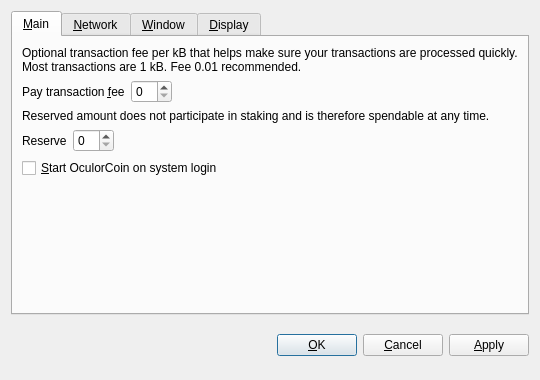
<?xml version="1.0" encoding="UTF-8"?>
<ui version="4.0">
 <class>OptionsDialog</class>
 <widget class="QDialog" name="OptionsDialog">
  <property name="geometry">
   <rect>
    <x>0</x>
    <y>0</y>
    <width>540</width>
    <height>380</height>
   </rect>
  </property>
  <property name="windowTitle">
   <string>Options</string>
  </property>
  <property name="modal">
   <bool>true</bool>
  </property>
  <layout class="QVBoxLayout" name="verticalLayout">
   <item>
    <widget class="QTabWidget" name="tabWidget">
     <property name="tabPosition">
      <enum>QTabWidget::North</enum>
     </property>
     <property name="currentIndex">
      <number>0</number>
     </property>
     <widget class="QWidget" name="tabMain">
      <attribute name="title">
       <string>&amp;Main</string>
      </attribute>
      <layout class="QVBoxLayout" name="verticalLayout_Main">
       <item>
        <widget class="QLabel" name="transactionFeeInfoLabel">
         <property name="text">
          <string>Optional transaction fee per kB that helps make sure your transactions are processed quickly. Most transactions are 1 kB. Fee 0.01 recommended.</string>
         </property>
         <property name="textFormat">
          <enum>Qt::PlainText</enum>
         </property>
         <property name="wordWrap">
          <bool>true</bool>
         </property>
        </widget>
       </item>
       <item>
        <layout class="QHBoxLayout" name="horizontalLayoutFee">
         <item>
          <widget class="QLabel" name="transactionFeeLabel">
           <property name="text">
            <string>Pay transaction &amp;fee</string>
           </property>
           <property name="textFormat">
            <enum>Qt::PlainText</enum>
           </property>
           <property name="buddy">
            <cstring>transactionFee</cstring>
           </property>
          </widget>
         </item>
         <item>
          <widget class="BitcoinAmountField" name="transactionFee"/>
         </item>
         <item>
          <spacer name="horizontalSpacerFee">
           <property name="orientation">
            <enum>Qt::Horizontal</enum>
           </property>
           <property name="sizeHint" stdset="0">
            <size>
             <width>40</width>
             <height>20</height>
            </size>
           </property>
          </spacer>
         </item>
        </layout>
       </item>
       <item>
        <widget class="QLabel" name="reserveBalanceInfoLabel">
         <property name="text">
          <string>Reserved amount does not participate in staking and is therefore spendable at any time.</string>
         </property>
         <property name="textFormat">
          <enum>Qt::PlainText</enum>
         </property>
         <property name="wordWrap">
          <bool>true</bool>
         </property>
        </widget>
       </item>
       <item>
        <layout class="QHBoxLayout" name="horizontalLayoutReserveBalance">
         <item>
          <widget class="QLabel" name="reserveBalanceLabel">
           <property name="text">
            <string>Reserve</string>
           </property>
           <property name="textFormat">
            <enum>Qt::PlainText</enum>
           </property>
           <property name="buddy">
            <cstring>reserveBalance</cstring>
           </property>
          </widget>
         </item>
         <item>
          <widget class="BitcoinAmountField" name="reserveBalance"/>
         </item>
         <item>
          <spacer name="horizontalSpacerReserveBalance">
           <property name="orientation">
            <enum>Qt::Horizontal</enum>
           </property>
           <property name="sizeHint" stdset="0">
            <size>
             <width>40</width>
             <height>20</height>
            </size>
           </property>
          </spacer>
         </item>
        </layout>
       </item>
       <item>
        <widget class="QCheckBox" name="bitcoinAtStartup">
         <property name="toolTip">
          <string>Automatically start OculorCoin after logging in to the system.</string>
         </property>
         <property name="text">
          <string>&amp;Start OculorCoin on system login</string>
         </property>
        </widget>
       </item>
       <item>
        <spacer name="verticalSpacer_Main">
         <property name="orientation">
          <enum>Qt::Vertical</enum>
         </property>
         <property name="sizeHint" stdset="0">
          <size>
           <width>20</width>
           <height>40</height>
          </size>
         </property>
        </spacer>
       </item>
      </layout>
     </widget>
     <widget class="QWidget" name="tabNetwork">
      <attribute name="title">
       <string>&amp;Network</string>
      </attribute>
      <layout class="QVBoxLayout" name="verticalLayout_Network">
       <item>
        <widget class="QCheckBox" name="mapPortUpnp">
         <property name="toolTip">
          <string>Automatically open the OculorCoin client port on the router. This only works when your router supports UPnP and it is enabled.</string>
         </property>
         <property name="text">
          <string>Map port using &amp;UPnP</string>
         </property>
        </widget>
       </item>
       <item>
        <widget class="QCheckBox" name="connectSocks">
         <property name="toolTip">
          <string>Connect to the OculorCoin network through a SOCKS5 proxy (e.g. when connecting through Tor).</string>
         </property>
         <property name="text">
          <string>&amp;Connect through SOCKS5 proxy:</string>
         </property>
        </widget>
       </item>
       <item>
        <layout class="QHBoxLayout" name="horizontalLayout_Network">
         <item>
          <widget class="QLabel" name="proxyIpLabel">
           <property name="text">
            <string>Proxy &amp;IP:</string>
           </property>
           <property name="textFormat">
            <enum>Qt::PlainText</enum>
           </property>
           <property name="buddy">
            <cstring>proxyIp</cstring>
           </property>
          </widget>
         </item>
         <item>
          <widget class="QValidatedLineEdit" name="proxyIp">
           <property name="maximumSize">
            <size>
             <width>140</width>
             <height>16777215</height>
            </size>
           </property>
           <property name="toolTip">
            <string>IP address of the proxy (e.g. 127.0.0.1)</string>
           </property>
          </widget>
         </item>
         <item>
          <widget class="QLabel" name="proxyPortLabel">
           <property name="text">
            <string>&amp;Port:</string>
           </property>
           <property name="textFormat">
            <enum>Qt::PlainText</enum>
           </property>
           <property name="buddy">
            <cstring>proxyPort</cstring>
           </property>
          </widget>
         </item>
         <item>
          <widget class="QLineEdit" name="proxyPort">
           <property name="maximumSize">
            <size>
             <width>55</width>
             <height>16777215</height>
            </size>
           </property>
           <property name="toolTip">
            <string>Port of the proxy (e.g. 9050)</string>
           </property>
          </widget>
         </item>
         <item>
          <spacer name="horizontalSpacer_Network">
           <property name="orientation">
            <enum>Qt::Horizontal</enum>
           </property>
           <property name="sizeHint" stdset="0">
            <size>
             <width>40</width>
             <height>20</height>
            </size>
           </property>
          </spacer>
         </item>
        </layout>
       </item>
       <item>
        <spacer name="verticalSpacer_Network">
         <property name="orientation">
          <enum>Qt::Vertical</enum>
         </property>
         <property name="sizeHint" stdset="0">
          <size>
           <width>20</width>
           <height>40</height>
          </size>
         </property>
        </spacer>
       </item>
      </layout>
     </widget>
     <widget class="QWidget" name="tabWindow">
      <attribute name="title">
       <string>&amp;Window</string>
      </attribute>
      <layout class="QVBoxLayout" name="verticalLayout_Window">
       <item>
        <widget class="QCheckBox" name="minimizeToTray">
         <property name="toolTip">
          <string>Show only a tray icon after minimizing the window.</string>
         </property>
         <property name="text">
          <string>&amp;Minimize to the tray instead of the taskbar</string>
         </property>
        </widget>
       </item>
       <item>
        <widget class="QCheckBox" name="minimizeOnClose">
         <property name="toolTip">
          <string>Minimize instead of exit the application when the window is closed. When this option is enabled, the application will be closed only after selecting Quit in the menu.</string>
         </property>
         <property name="text">
          <string>M&amp;inimize on close</string>
         </property>
        </widget>
       </item>
       <item>
        <spacer name="verticalSpacer_Window">
         <property name="orientation">
          <enum>Qt::Vertical</enum>
         </property>
         <property name="sizeHint" stdset="0">
          <size>
           <width>20</width>
           <height>40</height>
          </size>
         </property>
        </spacer>
       </item>
      </layout>
     </widget>
     <widget class="QWidget" name="tabDisplay">
      <attribute name="title">
       <string>&amp;Display</string>
      </attribute>
      <layout class="QVBoxLayout" name="verticalLayout_Display">
       <item>
        <layout class="QHBoxLayout" name="horizontalLayout_1_Display">
         <item>
          <widget class="QLabel" name="langLabel">
           <property name="text">
            <string>User Interface &amp;language:</string>
           </property>
           <property name="textFormat">
            <enum>Qt::PlainText</enum>
           </property>
           <property name="buddy">
            <cstring>lang</cstring>
           </property>
          </widget>
         </item>
         <item>
          <widget class="QValueComboBox" name="lang">
           <property name="toolTip">
            <string>The user interface language can be set here. This setting will take effect after restarting OculorCoin.</string>
           </property>
          </widget>
         </item>
        </layout>
       </item>
       <item>
        <layout class="QHBoxLayout" name="horizontalLayout_2_Display">
         <item>
          <widget class="QLabel" name="unitLabel">
           <property name="text">
            <string>&amp;Unit to show amounts in:</string>
           </property>
           <property name="textFormat">
            <enum>Qt::PlainText</enum>
           </property>
           <property name="buddy">
            <cstring>unit</cstring>
           </property>
          </widget>
         </item>
         <item>
          <widget class="QValueComboBox" name="unit">
           <property name="toolTip">
            <string>Choose the default subdivision unit to show in the interface and when sending coins.</string>
           </property>
          </widget>
         </item>
        </layout>
       </item>
       <item>
        <widget class="QCheckBox" name="coinControlFeatures">
         <property name="toolTip">
          <string>Whether to show coin control features or not.</string>
         </property>
         <property name="text">
          <string>Display coin &amp;control features (experts only!)</string>
         </property>
        </widget>
       </item>
       <item>
        <widget class="QCheckBox" name="minimizeCoinAge">
         <property name="toolTip">
          <string>Whether to select the coin outputs randomly or with minimal coin age.</string>
         </property>
         <property name="text">
          <string>Minimize weight consumption (experimental)</string>
         </property>
        </widget>
       </item>
       <item>
        <widget class="QCheckBox" name="useBlackTheme">
         <property name="text">
          <string>Use black visual theme (requires restart)</string>
         </property>
        </widget>
       </item>
       <item>
        <spacer name="verticalSpacer_Display">
         <property name="orientation">
          <enum>Qt::Vertical</enum>
         </property>
         <property name="sizeHint" stdset="0">
          <size>
           <width>20</width>
           <height>40</height>
          </size>
         </property>
        </spacer>
       </item>
      </layout>
     </widget>
    </widget>
   </item>
   <item>
    <layout class="QHBoxLayout" name="horizontalLayout_Buttons">
     <item>
      <spacer name="horizontalSpacer_1">
       <property name="orientation">
        <enum>Qt::Horizontal</enum>
       </property>
       <property name="sizeHint" stdset="0">
        <size>
         <width>40</width>
         <height>48</height>
        </size>
       </property>
      </spacer>
     </item>
     <item>
      <widget class="QLabel" name="statusLabel">
       <property name="font">
        <font>
         <weight>75</weight>
         <bold>true</bold>
        </font>
       </property>
       <property name="text">
        <string/>
       </property>
       <property name="textFormat">
        <enum>Qt::PlainText</enum>
       </property>
       <property name="wordWrap">
        <bool>true</bool>
       </property>
      </widget>
     </item>
     <item>
      <spacer name="horizontalSpacer_2">
       <property name="orientation">
        <enum>Qt::Horizontal</enum>
       </property>
       <property name="sizeHint" stdset="0">
        <size>
         <width>40</width>
         <height>48</height>
        </size>
       </property>
      </spacer>
     </item>
     <item>
      <widget class="QPushButton" name="okButton">
       <property name="text">
        <string>&amp;OK</string>
       </property>
      </widget>
     </item>
     <item>
      <widget class="QPushButton" name="cancelButton">
       <property name="text">
        <string>&amp;Cancel</string>
       </property>
       <property name="autoDefault">
        <bool>false</bool>
       </property>
      </widget>
     </item>
     <item>
      <widget class="QPushButton" name="applyButton">
       <property name="text">
        <string>&amp;Apply</string>
       </property>
       <property name="autoDefault">
        <bool>false</bool>
       </property>
      </widget>
     </item>
    </layout>
   </item>
  </layout>
 </widget>
 <customwidgets>
  <customwidget>
   <class>BitcoinAmountField</class>
   <extends>QSpinBox</extends>
   <header>bitcoinamountfield.h</header>
  </customwidget>
  <customwidget>
   <class>QValueComboBox</class>
   <extends>QComboBox</extends>
   <header>qvaluecombobox.h</header>
  </customwidget>
  <customwidget>
   <class>QValidatedLineEdit</class>
   <extends>QLineEdit</extends>
   <header>qvalidatedlineedit.h</header>
  </customwidget>
 </customwidgets>
 <resources/>
 <connections/>
</ui>
